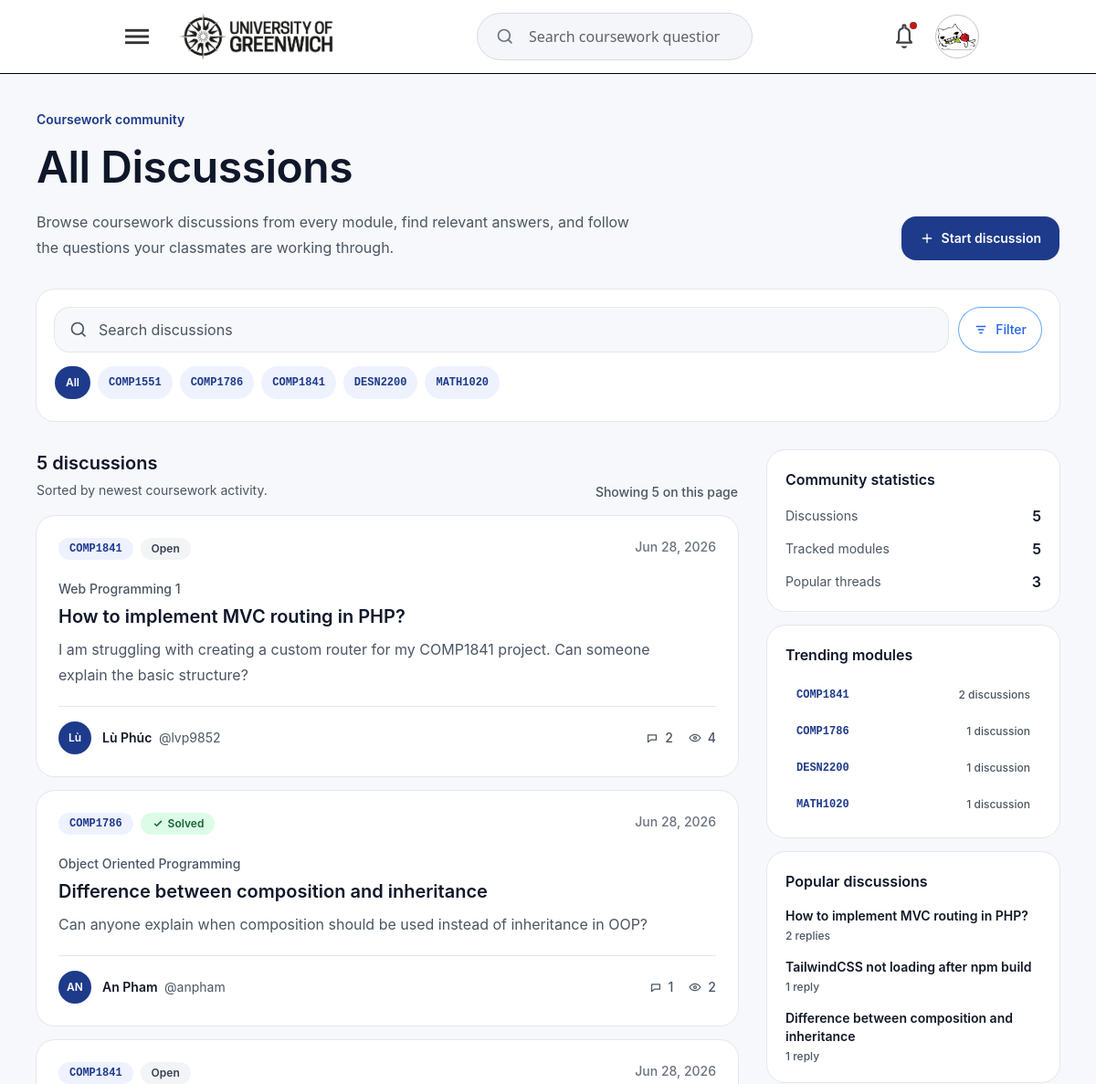
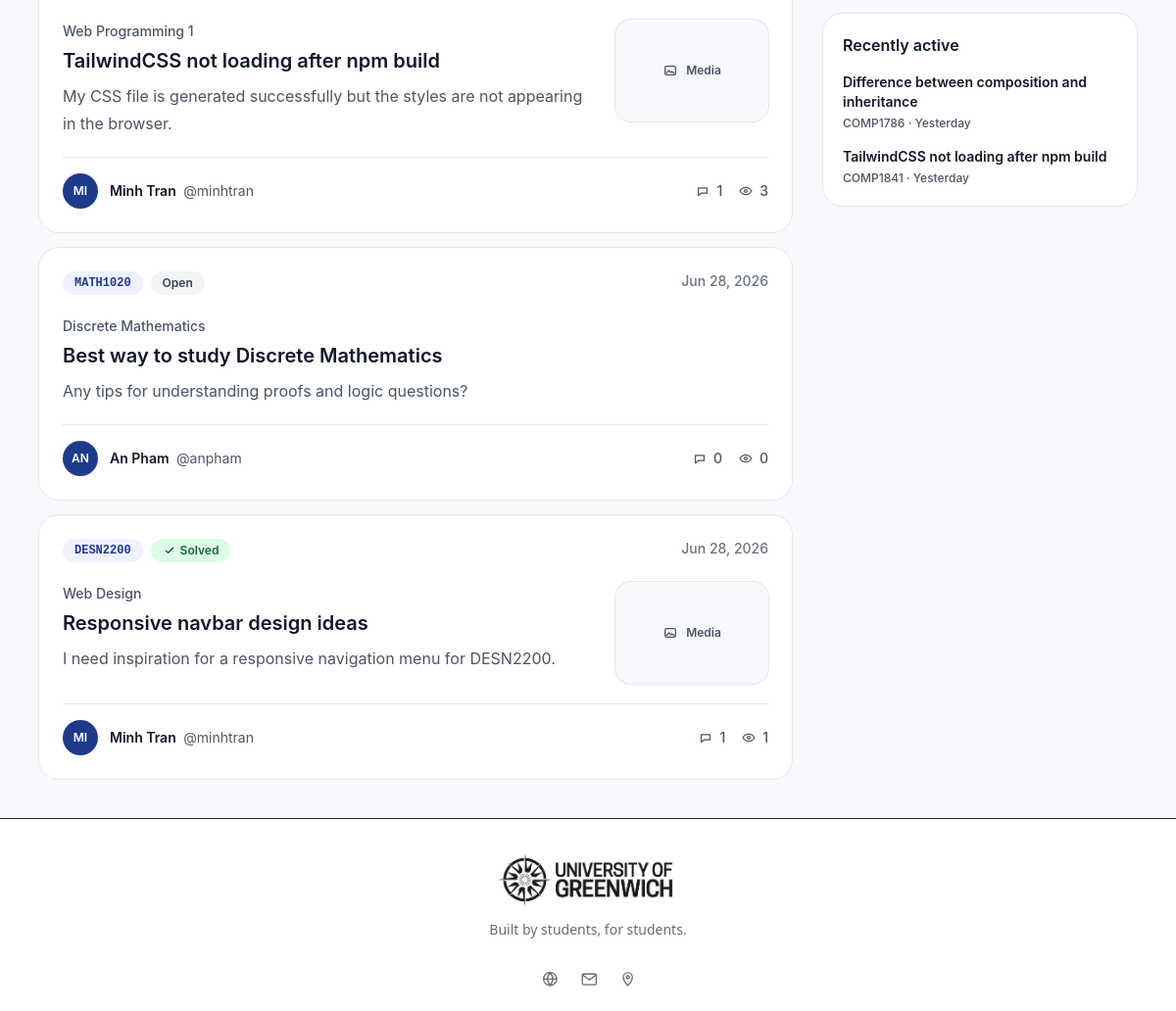
/discussions (signed in), run on the app's committed database (2 pictures, top to bottom).
### tables this page shows
CREATE TABLE `modules` (
  `id` int(11) NOT NULL AUTO_INCREMENT,
  `module_code` varchar(20) NOT NULL,
  `module_name` varchar(150) NOT NULL,
  `description` text DEFAULT NULL,
  `created_at` timestamp NOT NULL DEFAULT current_timestamp(),
  `updated_at` timestamp NULL DEFAULT NULL,
  PRIMARY KEY (`id`),
  UNIQUE KEY `module_code` (`module_code`)
);

CREATE TABLE `posts` (
  `id` int(11) NOT NULL AUTO_INCREMENT,
  `title` varchar(255) NOT NULL,
  `slug` varchar(255) DEFAULT NULL,
  `content` text NOT NULL,
  `status` enum('open','solved') DEFAULT 'open',
  `user_id` int(11) NOT NULL,
  `module_id` int(11) NOT NULL,
  `created_at` timestamp NOT NULL DEFAULT current_timestamp(),
  `updated_at` timestamp NULL DEFAULT NULL,
  `deleted_at` timestamp NULL DEFAULT NULL,
  PRIMARY KEY (`id`),
  UNIQUE KEY `slug` (`slug`),
  KEY `fk_posts_user` (`user_id`),
  KEY `fk_posts_module` (`module_id`),
  CONSTRAINT `fk_posts_module` FOREIGN KEY (`module_id`) REFERENCES `modules` (`id`) ON DELETE CASCADE,
  CONSTRAINT `fk_posts_user` FOREIGN KEY (`user_id`) REFERENCES `users` (`id`) ON DELETE CASCADE
);

### app/Views/discussions/index.php (the view, shortened to what the rows shown need)
<?php
$feedPosts = $posts ?? $discussions ?? [];
$moduleChips = $moduleChips ?? [];
$popularDiscussions = $popularDiscussions ?? [];
$totalDiscussions = (int) ($totalDiscussions ?? count($feedPosts));
$discussionCountLabel = $totalDiscussions === 1 ? '1 discussion' : $totalDiscussions . ' discussions';
?>
<section class="box-border min-h-screen bg-[#F7F8FB] px-4 py-8 [font-family:Inter,ui-sans-serif,system-ui,sans-serif] text-[#111827] sm:px-6 lg:px-10 lg:py-10">
    <div class="mx-auto flex max-w-[1280px] flex-col gap-8">
        <section class="grid gap-6 lg:grid-cols-[minmax(0,1fr)_auto] lg:items-end" aria-labelledby="discussions-title">
            <div class="max-w-3xl">
                <h1 id="discussions-title" class="mt-3 text-4xl font-semibold leading-tight tracking-[-0.01em] text-[#0F172A] sm:text-5xl">
                    All Discussions
                </h1>
            </div>
        </section>
        <section class="rounded-[20px] bg-white p-4 ring-1 ring-[#E5E7EB] sm:p-5" aria-label="Search and filter discussions">
            <?php if (!empty($moduleChips)): ?>
                <div class="mt-4 flex gap-2 overflow-x-auto pb-1" aria-label="Quick module filters">
                    <?php foreach ($moduleChips as $module): ?>
                        <a
                            href="<?= htmlspecialchars((string) ($module['url'] ?? '#'), ENT_QUOTES, 'UTF-8') ?>"
                            class="inline-flex h-9 max-w-[180px] shrink-0 items-center rounded-full px-3 font-mono text-xs font-semibold transition duration-200 focus-visible:outline-2 focus-visible:outline-offset-2 focus-visible:outline-[#1E3A8A] <?= !empty($module['active']) ? 'bg-[#1E3A8A] text-white' : 'bg-[#EEF2FF] text-[#1E3A8A] hover:bg-[#DBEAFE]' ?>"
                            title="<?= htmlspecialchars((string) ($module['name'] ?? $module['code'] ?? ''), ENT_QUOTES, 'UTF-8') ?>"
                            <?= !empty($module['active']) ? 'aria-current="page"' : '' ?>
                        >
                            <span class="truncate">
                                <?= htmlspecialchars((string) ($module['code'] ?? 'MODULE'), ENT_QUOTES, 'UTF-8') ?>
                            </span>
                        </a>
                    <?php endforeach; ?>
                </div>
            <?php endif; ?>
        </section>
        <div class="grid gap-8 lg:grid-cols-[minmax(0,1fr)_320px]">
            <section class="min-w-0" aria-labelledby="discussion-feed-heading">
                <div class="mb-4 flex flex-wrap items-end justify-between gap-3">
                    <div>
                        <h2 id="discussion-feed-heading" class="text-xl font-semibold leading-7 text-[#0F172A]">
                            <?= htmlspecialchars($discussionCountLabel, ENT_QUOTES, 'UTF-8') ?>
                        </h2>
                    </div>
                </div>
                <?php if (!empty($feedPosts)): ?>
                    <div class="flex flex-col gap-4">
                        <?php foreach ($feedPosts as $post): ?>
                            <?php
                            $replyCount = (int) ($post['replies'] ?? $post['reply_count'] ?? 0);
                            $status = (string) ($post['status'] ?? 'Open');
                            $statusTone = (string) ($post['status_tone'] ?? (strtolower($status) === 'solved' ? 'green' : 'neutral'));
                            $postUrl = (string) ($post['url'] ?? '#');
                            $postTitle = (string) ($post['title'] ?? 'Untitled discussion');
                            $postImage = (string) ($post['image'] ?? '');
                            ?>
                            <article class="group rounded-[20px] bg-white p-5 ring-1 ring-[#E5E7EB] transition duration-200 hover:-translate-y-0.5 hover:ring-[#BFDBFE] hover:shadow-[0_8px_8px_rgba(15,23,42,0.06)] focus-within:ring-2 focus-within:ring-[#2563EB]/30 sm:p-6">
                                <div class="flex flex-col gap-5">
                                    <div class="flex flex-wrap items-start justify-between gap-3">
                                        <div class="flex min-w-0 flex-wrap gap-2">
                                            <span class="inline-flex max-w-full items-center rounded-full bg-[#EEF2FF] px-3 py-1 font-mono text-xs font-semibold text-[#1E3A8A]">
                                                <span class="truncate"><?= htmlspecialchars((string) ($post['module'] ?? 'MODULE'), ENT_QUOTES, 'UTF-8') ?></span>
                                            </span>
                                            <span class="inline-flex items-center gap-1 rounded-full px-3 py-1 text-xs font-semibold <?= $statusTone === 'green' ? 'bg-[#DCFCE7] text-[#166534]' : 'bg-[#F3F4F6] text-[#374151]' ?>">
                                                <?php if ($statusTone === 'green'): ?>
                                                    <svg viewBox="0 0 16 16" class="size-3.5 shrink-0" fill="none" aria-hidden="true">
                                                        <path d="m4 8.2 2.4 2.4L12 5" stroke="currentColor" stroke-width="1.7" stroke-linecap="round" stroke-linejoin="round" />
                                                    </svg>
                                                <?php endif; ?>
                                                <?= htmlspecialchars($status, ENT_QUOTES, 'UTF-8') ?>
                                            </span>
                                        </div>
                                        <time class="text-sm font-medium text-[#6B7280]">
                                            <?= htmlspecialchars((string) ($post['created_at'] ?? $post['time'] ?? 'Recently'), ENT_QUOTES, 'UTF-8') ?>
                                        </time>
                                    </div>
                                    <div class="grid gap-4 sm:grid-cols-[minmax(0,1fr)_auto]">
                                        <div class="min-w-0">
                                            <?php if (!empty($post['module_name'])): ?>
                                                <p class="text-sm font-medium leading-6 text-[#4B5563]" dir="auto">
                                                    <?= htmlspecialchars((string) $post['module_name'], ENT_QUOTES, 'UTF-8') ?>
                                                </p>
                                            <?php endif; ?>
                                            <h3 class="mt-1 text-xl font-semibold leading-7 text-[#0F172A] [overflow-wrap:anywhere]" dir="auto">
                                                <a
                                                    href="<?= htmlspecialchars($postUrl, ENT_QUOTES, 'UTF-8') ?>"
                                                    class="rounded-sm transition duration-200 hover:text-[#1E3A8A] focus-visible:outline-2 focus-visible:outline-offset-2 focus-visible:outline-[#1E3A8A]"
                                                >
                                                    <?= htmlspecialchars($postTitle, ENT_QUOTES, 'UTF-8') ?>
                                                </a>
                                            </h3>
                                            <p class="mt-2 line-clamp-2 max-w-3xl text-base leading-7 text-[#4B5563] [overflow-wrap:anywhere]" dir="auto">
                                                <?= htmlspecialchars((string) ($post['excerpt'] ?? 'No preview is available yet.'), ENT_QUOTES, 'UTF-8') ?>
                                            </p>
                                        </div>
                                        <?php if ($postImage !== ''): ?>
                                            <a
                                                href="<?= htmlspecialchars($postUrl, ENT_QUOTES, 'UTF-8') ?>"
                                                class="flex h-[104px] w-full items-center justify-center gap-2 rounded-2xl bg-[#F7F8FB] text-xs font-semibold text-[#4B5563] ring-1 ring-[#E5E7EB] transition duration-200 hover:ring-[#2563EB] focus-visible:outline-2 focus-visible:outline-offset-2 focus-visible:outline-[#1E3A8A] sm:w-[156px]"
                                                aria-label="Open discussion with attached media: <?= htmlspecialchars($postTitle, ENT_QUOTES, 'UTF-8') ?>"
                                            >
                                                <svg viewBox="0 0 18 18" class="size-4 shrink-0" fill="none" aria-hidden="true">
                                                    <rect x="3" y="4" width="12" height="10" rx="1.6" stroke="currentColor" stroke-width="1.4" />
                                                    <path d="m4.5 12 3-3 2.2 2.2 1.2-1.2 2.6 2" stroke="currentColor" stroke-width="1.4" stroke-linecap="round" stroke-linejoin="round" />
                                                </svg>
                                                Media
                                            </a>
                                        <?php endif; ?>
                                    </div>
                                    <div class="flex flex-wrap items-center justify-between gap-4 border-t border-[#E5E7EB] pt-4">
                                        <div class="flex min-w-0 items-center gap-3">
                                            <span class="flex size-9 shrink-0 items-center justify-center rounded-full bg-[#1E3A8A] text-xs font-semibold text-white" aria-hidden="true">
                                                <?= htmlspecialchars((string) ($post['avatar'] ?? 'S'), ENT_QUOTES, 'UTF-8') ?>
                                            </span>
                                            <p class="min-w-0 text-sm leading-6 text-[#4B5563] [overflow-wrap:anywhere]" dir="auto">
                                                <span class="font-semibold text-[#111827]">
                                                    <?= htmlspecialchars((string) ($post['author'] ?? 'Student'), ENT_QUOTES, 'UTF-8') ?>
                                                </span>
                                                <?php if (!empty($post['author_handle'])): ?>
                                                    <span class="ml-1"><?= htmlspecialchars((string) $post['author_handle'], ENT_QUOTES, 'UTF-8') ?></span>
                                                <?php endif; ?>
                                            </p>
                                        </div>
                                        <div class="flex items-center gap-4 text-sm font-medium text-[#4B5563]" aria-label="Discussion engagement">
                                            <span class="inline-flex items-center gap-1.5">
                                                <svg viewBox="0 0 18 18" class="size-4 shrink-0" fill="none" aria-hidden="true">
                                                    <path d="M4 5.5h10v6H7.4L4 14.2V5.5Z" stroke="currentColor" stroke-width="1.4" stroke-linejoin="round" />
                                                </svg>
                                                <?= htmlspecialchars((string) $replyCount, ENT_QUOTES, 'UTF-8') ?>
                                            </span>
                                            <span class="inline-flex items-center gap-1.5">
                                                <svg viewBox="0 0 20 20" class="size-4 shrink-0" fill="none" aria-hidden="true">
                                                    <path d="M2.5 10s2.7-4.5 7.5-4.5 7.5 4.5 7.5 4.5-2.7 4.5-7.5 4.5S2.5 10 2.5 10Z" stroke="currentColor" stroke-width="1.5" />
                                                    <circle cx="10" cy="10" r="1.8" stroke="currentColor" stroke-width="1.5" />
                                                </svg>
                                                <?= htmlspecialchars((string) ($post['views'] ?? $post['view_count'] ?? '0'), ENT_QUOTES, 'UTF-8') ?>
                                            </span>
                                        </div>
                                    </div>
                                </div>
                            </article>
                        <?php endforeach; ?>
                    </div>
                <?php endif; ?>
            </section>
            <aside class="hidden flex-col gap-4 lg:flex" aria-label="Discussion sidebar">
                <section class="rounded-[20px] bg-white p-5 ring-1 ring-[#E5E7EB]" aria-labelledby="community-stats-heading">
                    <h2 id="community-stats-heading" class="text-base font-semibold text-[#0F172A]">Community statistics</h2>
                </section>
                <section class="rounded-[20px] bg-white p-5 ring-1 ring-[#E5E7EB]" aria-labelledby="trending-modules-heading">
                    <h2 id="trending-modules-heading" class="text-base font-semibold text-[#0F172A]">Trending modules</h2>
                </section>
                <section class="rounded-[20px] bg-white p-5 ring-1 ring-[#E5E7EB]" aria-labelledby="popular-discussions-heading">
                    <h2 id="popular-discussions-heading" class="text-base font-semibold text-[#0F172A]">Popular discussions</h2>
                    <div class="mt-4 grid gap-4">
                        <?php if (!empty($popularDiscussions)): ?>
                            <?php foreach ($popularDiscussions as $discussion): ?>
                                <a
                                    href="<?= htmlspecialchars((string) ($discussion['url'] ?? '#'), ENT_QUOTES, 'UTF-8') ?>"
                                    class="block rounded-2xl transition duration-200 hover:text-[#1E3A8A] focus-visible:outline-2 focus-visible:outline-offset-2 focus-visible:outline-[#1E3A8A]"
                                >
                                    <span class="block text-sm font-semibold leading-5 text-[#111827] [overflow-wrap:anywhere]" dir="auto">
                                        <?= htmlspecialchars((string) ($discussion['title'] ?? 'Untitled discussion'), ENT_QUOTES, 'UTF-8') ?>
                                    </span>
                                    <span class="mt-1 block text-xs font-medium text-[#4B5563]">
                                        <?= htmlspecialchars((string) ($discussion['replies'] ?? 0), ENT_QUOTES, 'UTF-8') ?>
                                        <?= ((int) ($discussion['replies'] ?? 0)) === 1 ? 'reply' : 'replies' ?>
                                    </span>
                                </a>
                            <?php endforeach; ?>
                        <?php else: ?>
                            <p class="text-sm leading-6 text-[#4B5563]">Popular questions will appear when replies are added.</p>
                        <?php endif; ?>
                    </div>
                </section>
                <section class="rounded-[20px] bg-white p-5 ring-1 ring-[#E5E7EB]" aria-labelledby="recently-active-heading">
                    <h2 id="recently-active-heading" class="text-base font-semibold text-[#0F172A]">Recently active</h2>
                </section>
            </aside>
        </div>
    </div>
</section>

### data on the page
modules: module_code "COMP1551"
posts: module.module_code "COMP1841", status "Open", created_at "Jun 28, 2026", module.module_name "Web Programming 1", title "How to implement MVC routing in PHP?", content "I am struggling with creating a custom router for my COMP1841 project. Can someone explain the basic structure?", avatar "Lù", author "Lù Phúc", author_handle "@lvp9852", replyCount "2", views "4", replies "2"
posts: module.module_code "MATH1020", status "Open", created_at "Jun 28, 2026", module.module_name "Discrete Mathematics", title "Best way to study Discrete Mathematics", content "Any tips for understanding proofs and logic questions?", avatar "AN", author "An Pham", author_handle "@anpham", replyCount "0", views "0"
posts: module.module_code "DESN2200", status "Solved", created_at "Jun 28, 2026", module.module_name "Web Design", title "Responsive navbar design ideas", content "I need inspiration for a responsive navigation menu for DESN2200.", avatar "MI", author "Minh Tran", author_handle "@minhtran", replyCount "1", views "1"

### other printed values
$module['code'] "COMP1786"
$module['code'] "COMP1841"
$module['code'] "DESN2200"
$module['code'] "MATH1020"
$discussionCountLabel "5 discussions"
$visibleCount "5"
$post['module'] "COMP1786"
$status "Solved"
$post['created_at'] "Jun 28, 2026"
$post['module_name'] "Object Oriented Programming"
$postTitle "Difference between composition and inheritance"
$post['excerpt'] "Can anyone explain when composition should be used instead of inheritance in OOP?"
$post['avatar'] "AN"
$post['author'] "An Pham"
$post['author_handle'] "@anpham"
